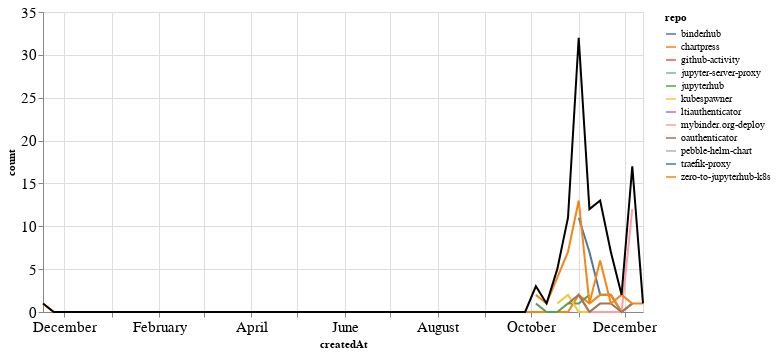

This figure's notebook cell:
### Markdown cell above
### PRs

### Code cell
prs_time = prs.groupby('repo').resample('W', on='createdAt').count()['author'].reset_index()
prs_time = prs_time.rename(columns={'author': 'count'})
prs_time_total = prs_time.groupby('createdAt').agg({"count": "sum"}).reset_index()

ch1 = alt.Chart(prs_time, width=600).mark_line().encode(
    x='createdAt',
    y='count',
    color='repo',
    tooltip="repo"
)

ch2 = alt.Chart(prs_time_total, width=600).mark_line(color="black").encode(
    x='createdAt',
    y='count',
)

ch1 + ch2

### Figure 1 — Vega-Lite specification as saved in the notebook (floating-point values rounded to 4 significant figures)
{"config": {"axisLeft": {"labelFontSize": 15}, "axisBottom": {"labelFontSize": 15}}, "layer": [{"data": {"name": "data-06221fb0b65d79504121daffecffbd2b"}, "mark": "line", "encoding": {"color": {"type": "nominal", "field": "repo"}, "tooltip": {"type": "nominal", "field": "repo"}, "x": {"type": "temporal", "field": "createdAt"}, "y": {"type": "quantitative", "field": "count"}}, "width": 600}, {"data": {"name": "data-56e21948b1cfeeddfb219df81869226a"}, "mark": {"type": "line", "color": "black"}, "encoding": {"x": {"type": "temporal", "field": "createdAt"}, "y": {"type": "quantitative", "field": "count"}}, "width": 600}], "$schema": "https://vega.github.io/schema/vega-lite/v4.8.1.json", "datasets": {"data-06221fb0b65d79504121daffecffbd2b": [{"repo": "binderhub", "createdAt": "2020-11-01T00:00:00", "count": 11}, {"repo": "binderhub", "createdAt": "2020-11-08T00:00:00", "count": 7}, {"repo": "binderhub", "createdAt": "2020-11-15T00:00:00", "count": 2}, {"repo": "binderhub", "createdAt": "2020-11-22T00:00:00", "count": 2}, {"repo": "binderhub", "createdAt": "2020-11-29T00:00:00", "count": 0}, {"repo": "binderhub", "createdAt": "2020-12-06T00:00:00", "count": 1}, {"repo": "chartpress", "createdAt": "2019-11-17T00:00:00", "count": 1}, {"repo": "chartpress", "createdAt": "2019-11-24T00:00:00", "count": 0}, {"repo": "chartpress", "createdAt": "2019-12-01T00:00:00", "count": 0}, {"repo": "chartpress", "createdAt": "2019-12-08T00:00:00", "count": 0}, {"repo": "chartpress", "createdAt": "2019-12-15T00:00:00", "count": 0}, {"repo": "chartpress", "createdAt": "2019-12-22T00:00:00", "count": 0}, {"repo": "chartpress", "createdAt": "2019-12-29T00:00:00", "count": 0}, {"repo": "chartpress", "createdAt": "2020-01-05T00:00:00", "count": 0}, {"repo": "chartpress", "createdAt": "2020-01-12T00:00:00", "count": 0}, {"repo": "chartpress", "createdAt": "2020-01-19T00:00:00", "count": 0}, {"repo": "chartpress", "createdAt": "2020-01-26T00:00:00", "count": 0}, {"repo": "chartpress", "createdAt": "2020-02-02T00:00:00", "count": 0}, {"repo": "chartpress", "createdAt": "2020-02-09T00:00:00", "count": 0}, {"repo": "chartpress", "createdAt": "2020-02-16T00:00:00", "count": 0}, {"repo": "chartpress", "createdAt": "2020-02-23T00:00:00", "count": 0}, {"repo": "chartpress", "createdAt": "2020-03-01T00:00:00", "count": 0}, {"repo": "chartpress", "createdAt": "2020-03-08T00:00:00", "count": 0}, {"repo": "chartpress", "createdAt": "2020-03-15T00:00:00", "count": 0}, {"repo": "chartpress", "createdAt": "2020-03-22T00:00:00", "count": 0}, {"repo": "chartpress", "createdAt": "2020-03-29T00:00:00", "count": 0}, {"repo": "chartpress", "createdAt": "2020-04-05T00:00:00", "count": 0}, {"repo": "chartpress", "createdAt": "2020-04-12T00:00:00", "count": 0}, {"repo": "chartpress", "createdAt": "2020-04-19T00:00:00", "count": 0}, {"repo": "chartpress", "createdAt": "2020-04-26T00:00:00", "count": 0}, {"repo": "chartpress", "createdAt": "2020-05-03T00:00:00", "count": 0}, {"repo": "chartpress", "createdAt": "2020-05-10T00:00:00", "count": 0}, {"repo": "chartpress", "createdAt": "2020-05-17T00:00:00", "count": 0}, {"repo": "chartpress", "createdAt": "2020-05-24T00:00:00", "count": 0}, {"repo": "chartpress", "createdAt": "2020-05-31T00:00:00", "count": 0}, {"repo": "chartpress", "createdAt": "2020-06-07T00:00:00", "count": 0}, {"repo": "chartpress", "createdAt": "2020-06-14T00:00:00", "count": 0}, {"repo": "chartpress", "createdAt": "2020-06-21T00:00:00", "count": 0}, {"repo": "chartpress", "createdAt": "2020-06-28T00:00:00", "count": 0}, {"repo": "chartpress", "createdAt": "2020-07-05T00:00:00", "count": 0}, {"repo": "chartpress", "createdAt": "2020-07-12T00:00:00", "count": 0}, {"repo": "chartpress", "createdAt": "2020-07-19T00:00:00", "count": 0}, {"repo": "chartpress", "createdAt": "2020-07-26T00:00:00", "count": 0}, {"repo": "chartpress", "createdAt": "2020-08-02T00:00:00", "count": 0}, {"repo": "chartpress", "createdAt": "2020-08-09T00:00:00", "count": 0}, {"repo": "chartpress", "createdAt": "2020-08-16T00:00:00", "count": 0}, {"repo": "chartpress", "createdAt": "2020-08-23T00:00:00", "count": 0}, {"repo": "chartpress", "createdAt": "2020-08-30T00:00:00", "count": 0}, {"repo": "chartpress", "createdAt": "2020-09-06T00:00:00", "count": 0}, {"repo": "chartpress", "createdAt": "2020-09-13T00:00:00", "count": 0}, {"repo": "chartpress", "createdAt": "2020-09-20T00:00:00", "count": 0}, {"repo": "chartpress", "createdAt": "2020-09-27T00:00:00", "count": 0}, {"repo": "chartpress", "createdAt": "2020-10-04T00:00:00", "count": 0}, {"repo": "chartpress", "createdAt": "2020-10-11T00:00:00", "count": 0}, {"repo": "chartpress", "createdAt": "2020-10-18T00:00:00", "count": 0}, {"repo": "chartpress", "createdAt": "2020-10-25T00:00:00", "count": 0}, {"repo": "chartpress", "createdAt": "2020-11-01T00:00:00", "count": 2}, {"repo": "chartpress", "createdAt": "2020-11-08T00:00:00", "count": 1}, {"repo": "chartpress", "createdAt": "2020-11-15T00:00:00", "count": 2}, {"repo": "chartpress", "createdAt": "2020-11-22T00:00:00", "count": 2}, {"repo": "chartpress", "createdAt": "2020-11-29T00:00:00", "count": 0}, {"repo": "chartpress", "createdAt": "2020-12-06T00:00:00", "count": 1}, {"repo": "github-activity", "createdAt": "2020-11-01T00:00:00", "count": 1}, {"repo": "jupyter-server-proxy", "createdAt": "2020-11-22T00:00:00", "count": 1}, {"repo": "jupyterhub", "createdAt": "2020-10-04T00:00:00", "count": 1}, {"repo": "jupyterhub", "createdAt": "2020-10-11T00:00:00", "count": 0}, {"repo": "jupyterhub", "createdAt": "2020-10-18T00:00:00", "count": 0}, {"repo": "jupyterhub", "createdAt": "2020-10-25T00:00:00", "count": 1}, {"repo": "jupyterhub", "createdAt": "2020-11-01T00:00:00", "count": 1}, {"repo": "jupyterhub", "createdAt": "2020-11-08T00:00:00", "count": 2}, {"repo": "kubespawner", "createdAt": "2020-10-18T00:00:00", "count": 1}, {"repo": "kubespawner", "createdAt": "2020-10-25T00:00:00", "count": 2}, {"repo": "kubespawner", "createdAt": "2020-11-01T00:00:00", "count": 0}, {"repo": "kubespawner", "createdAt": "2020-11-08T00:00:00", "count": 0}, {"repo": "kubespawner", "createdAt": "2020-11-15T00:00:00", "count": 1}, {"repo": "ltiauthenticator", "createdAt": "2020-11-15T00:00:00", "count": 1}, {"repo": "mybinder.org-deploy", "createdAt": "2020-11-01T00:00:00", "count": 2}, {"repo": "mybinder.org-deploy", "createdAt": "2020-11-08T00:00:00", "count": 0}, {"repo": "mybinder.org-deploy", "createdAt": "2020-11-15T00:00:00", "count": 0}, {"repo": "mybinder.org-deploy", "createdAt": "2020-11-22T00:00:00", "count": 0}, {"repo": "mybinder.org-deploy", "createdAt": "2020-11-29T00:00:00", "count": 0}, {"repo": "mybinder.org-deploy", "createdAt": "2020-12-06T00:00:00", "count": 12}, {"repo": "oauthenticator", "createdAt": "2020-10-25T00:00:00", "count": 1}, {"repo": "oauthenticator", "createdAt": "2020-11-01T00:00:00", "count": 2}, {"repo": "oauthenticator", "createdAt": "2020-11-08T00:00:00", "count": 0}, {"repo": "oauthenticator", "createdAt": "2020-11-15T00:00:00", "count": 1}, {"repo": "oauthenticator", "createdAt": "2020-11-22T00:00:00", "count": 1}, {"repo": "oauthenticator", "createdAt": "2020-11-29T00:00:00", "count": 0}, {"repo": "oauthenticator", "createdAt": "2020-12-06T00:00:00", "count": 1}, {"repo": "pebble-helm-chart", "createdAt": "2020-11-08T00:00:00", "count": 1}, {"repo": "traefik-proxy", "createdAt": "2020-12-06T00:00:00", "count": 1}, {"repo": "zero-to-jupyterhub-k8s", "createdAt": "2020-10-04T00:00:00", "count": 2}, {"repo": "zero-to-jupyterhub-k8s", "createdAt": "2020-10-11T00:00:00", "count": 1}, {"repo": "zero-to-jupyterhub-k8s", "createdAt": "2020-10-18T00:00:00", "count": 4}, {"repo": "zero-to-jupyterhub-k8s", "createdAt": "2020-10-25T00:00:00", "count": 7}, {"repo": "zero-to-jupyterhub-k8s", "createdAt": "2020-11-01T00:00:00", "count": 13}, {"repo": "zero-to-jupyterhub-k8s", "createdAt": "2020-11-08T00:00:00", "count": 1}, {"repo": "zero-to-jupyterhub-k8s", "createdAt": "2020-11-15T00:00:00", "count": 6}, {"repo": "zero-to-jupyterhub-k8s", "createdAt": "2020-11-22T00:00:00", "count": 1}, {"repo": "zero-to-jupyterhub-k8s", "createdAt": "2020-11-29T00:00:00", "count": 2}, {"repo": "zero-to-jupyterhub-k8s", "createdAt": "2020-12-06T00:00:00", "count": 1}, {"repo": "zero-to-jupyterhub-k8s", "createdAt": "2020-12-13T00:00:00", "count": 1}], "data-56e21948b1cfeeddfb219df81869226a": [{"createdAt": "2019-11-17T00:00:00", "count": 1}, {"createdAt": "2019-11-24T00:00:00", "count": 0}, {"createdAt": "2019-12-01T00:00:00", "count": 0}, {"createdAt": "2019-12-08T00:00:00", "count": 0}, {"createdAt": "2019-12-15T00:00:00", "count": 0}, {"createdAt": "2019-12-22T00:00:00", "count": 0}, {"createdAt": "2019-12-29T00:00:00", "count": 0}, {"createdAt": "2020-01-05T00:00:00", "count": 0}, {"createdAt": "2020-01-12T00:00:00", "count": 0}, {"createdAt": "2020-01-19T00:00:00", "count": 0}, {"createdAt": "2020-01-26T00:00:00", "count": 0}, {"createdAt": "2020-02-02T00:00:00", "count": 0}, {"createdAt": "2020-02-09T00:00:00", "count": 0}, {"createdAt": "2020-02-16T00:00:00", "count": 0}, {"createdAt": "2020-02-23T00:00:00", "count": 0}, {"createdAt": "2020-03-01T00:00:00", "count": 0}, {"createdAt": "2020-03-08T00:00:00", "count": 0}, {"createdAt": "2020-03-15T00:00:00", "count": 0}, {"createdAt": "2020-03-22T00:00:00", "count": 0}, {"createdAt": "2020-03-29T00:00:00", "count": 0}, {"createdAt": "2020-04-05T00:00:00", "count": 0}, {"createdAt": "2020-04-12T00:00:00", "count": 0}, {"createdAt": "2020-04-19T00:00:00", "count": 0}, {"createdAt": "2020-04-26T00:00:00", "count": 0}, {"createdAt": "2020-05-03T00:00:00", "count": 0}, {"createdAt": "2020-05-10T00:00:00", "count": 0}, {"createdAt": "2020-05-17T00:00:00", "count": 0}, {"createdAt": "2020-05-24T00:00:00", "count": 0}, {"createdAt": "2020-05-31T00:00:00", "count": 0}, {"createdAt": "2020-06-07T00:00:00", "count": 0}, {"createdAt": "2020-06-14T00:00:00", "count": 0}, {"createdAt": "2020-06-21T00:00:00", "count": 0}, {"createdAt": "2020-06-28T00:00:00", "count": 0}, {"createdAt": "2020-07-05T00:00:00", "count": 0}, {"createdAt": "2020-07-12T00:00:00", "count": 0}, {"createdAt": "2020-07-19T00:00:00", "count": 0}, {"createdAt": "2020-07-26T00:00:00", "count": 0}, {"createdAt": "2020-08-02T00:00:00", "count": 0}, {"createdAt": "2020-08-09T00:00:00", "count": 0}, {"createdAt": "2020-08-16T00:00:00", "count": 0}, {"createdAt": "2020-08-23T00:00:00", "count": 0}, {"createdAt": "2020-08-30T00:00:00", "count": 0}, {"createdAt": "2020-09-06T00:00:00", "count": 0}, {"createdAt": "2020-09-13T00:00:00", "count": 0}, {"createdAt": "2020-09-20T00:00:00", "count": 0}, {"createdAt": "2020-09-27T00:00:00", "count": 0}, {"createdAt": "2020-10-04T00:00:00", "count": 3}, {"createdAt": "2020-10-11T00:00:00", "count": 1}, {"createdAt": "2020-10-18T00:00:00", "count": 5}, {"createdAt": "2020-10-25T00:00:00", "count": 11}, {"createdAt": "2020-11-01T00:00:00", "count": 32}, {"createdAt": "2020-11-08T00:00:00", "count": 12}, {"createdAt": "2020-11-15T00:00:00", "count": 13}, {"createdAt": "2020-11-22T00:00:00", "count": 7}, {"createdAt": "2020-11-29T00:00:00", "count": 2}, {"createdAt": "2020-12-06T00:00:00", "count": 17}, {"createdAt": "2020-12-13T00:00:00", "count": 1}]}}
